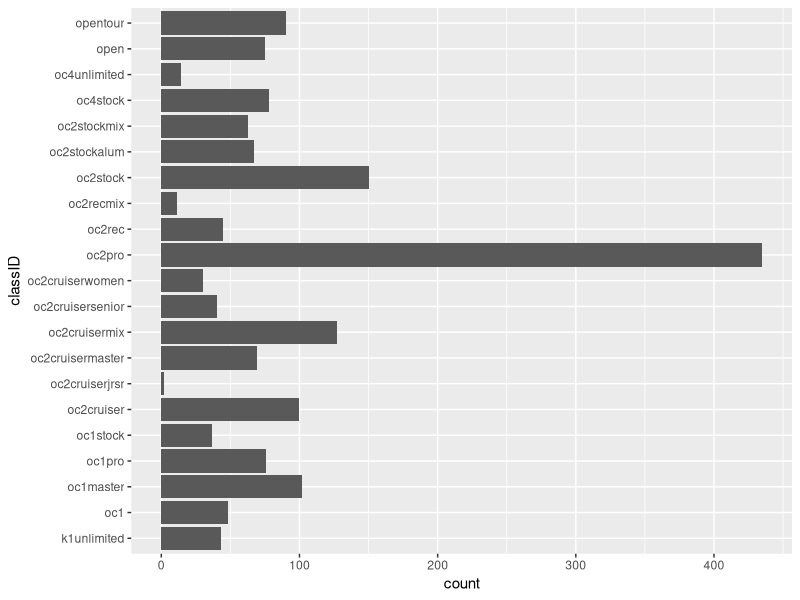
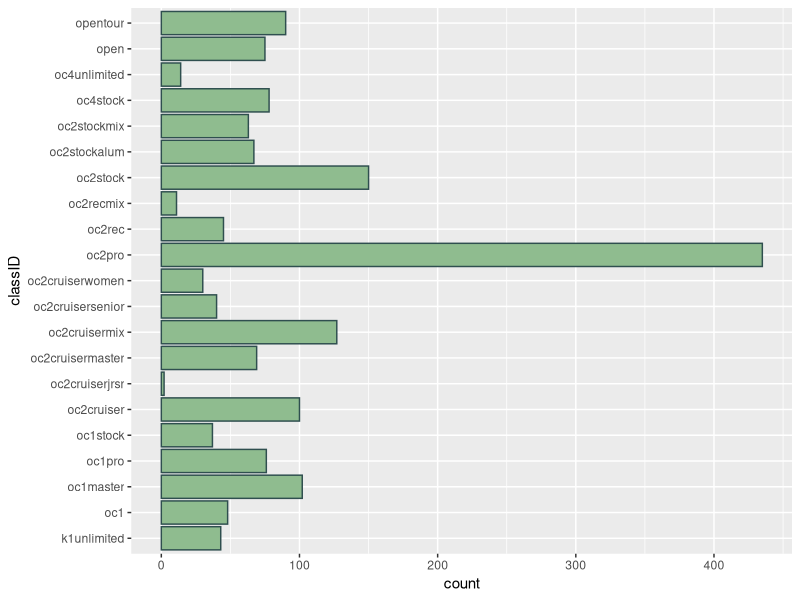
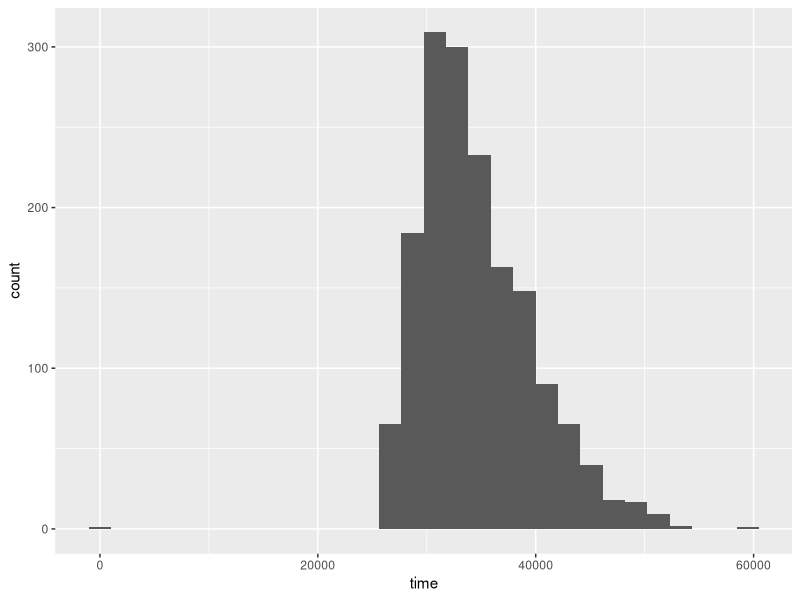
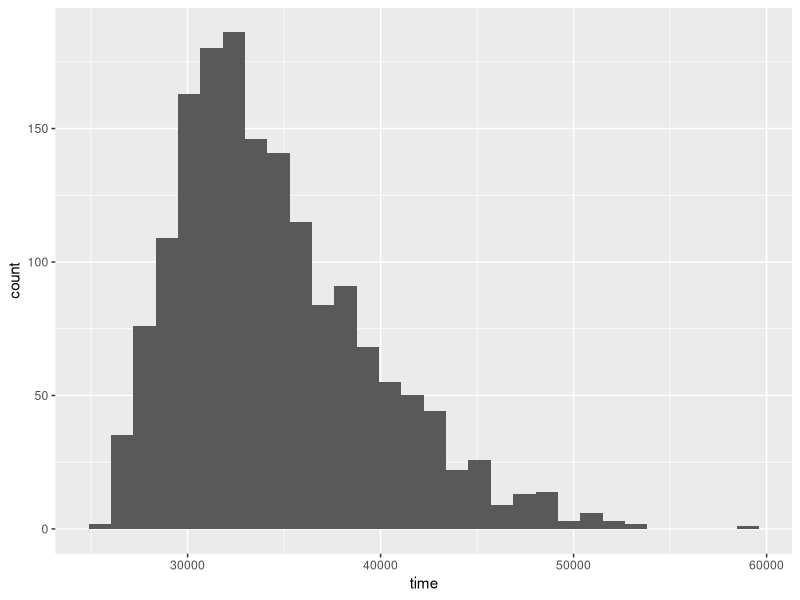
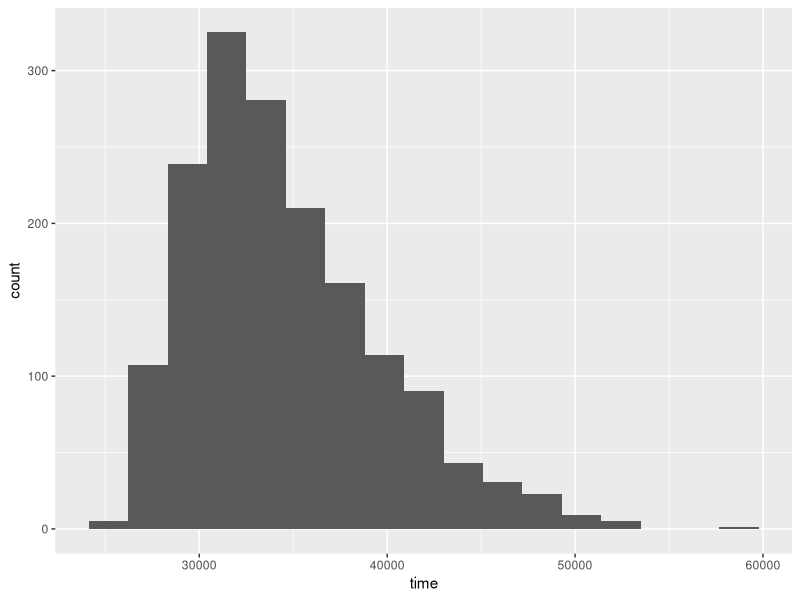
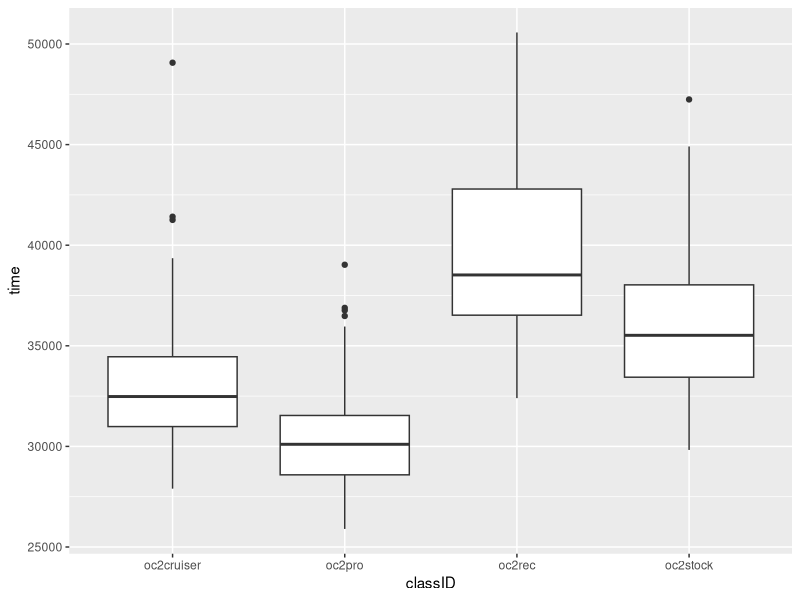

These charts were generated, in order, by the following R code:
## ---- chunk 1
library(tidyverse)
library(readr)
library(dplyr)
library(ggplot2)

clinton_full <- read_csv("phoebechar/canoeing/clinton/full_clinton.csv")
## ---- chunk 2
clinton_full <- clinton_full |> group_by(year, bib) |> slice(1)
## ---- chunk 3
ggplot(clinton_full, aes(y = classID)) +
  geom_bar()
## ---- chunk 4
ggplot(clinton_full, aes(y = classID)) +
  geom_bar(colour = "darkslategrey", fill = "darkseagreen")
## ---- chunk 5
clinton_full <- clinton_full |> filter(is.na(status))
## ---- chunk 6
ggplot(clinton_full, aes(x = time)) +
  geom_histogram()
## ---- chunk 7
clinton <- clinton_full |> filter(time != 0) ## or
## clinton <- clinton_full |> filter(!(year == 2019 & bib == "D3"))
## clinton <- clinton_full |> slice(-910)
## ---- chunk 8
ggplot(clinton, aes(x = time)) +
  geom_histogram()
## ---- chunk 9
ggplot(clinton, aes(x = time)) +
  geom_histogram(bins = 17)
## ---- chunk 10
clinton_class <- clinton_full |> filter(classID %in% c("oc2pro", "oc2rec", "oc2stock", "oc2cruiser"))
## ---- chunk 11
ggplot(clinton_class, aes(x = classID, y = time, group = classID)) +
  geom_boxplot()
